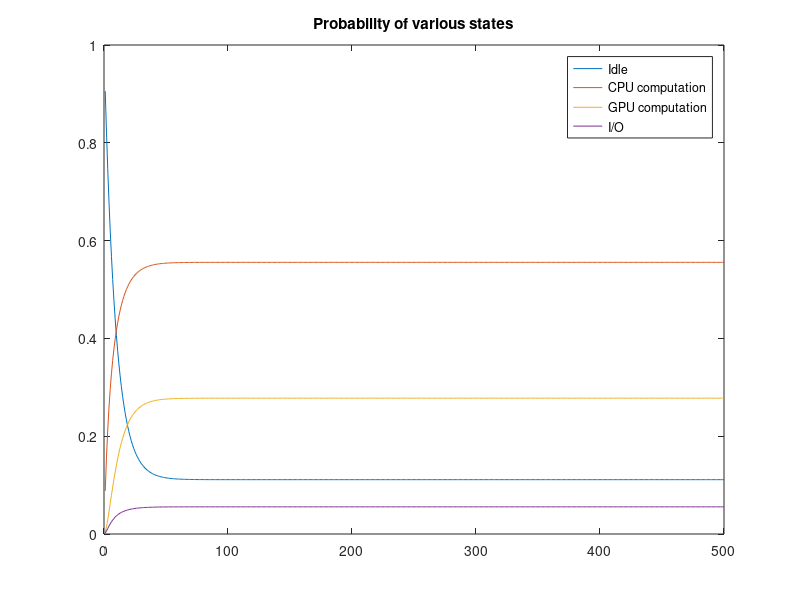
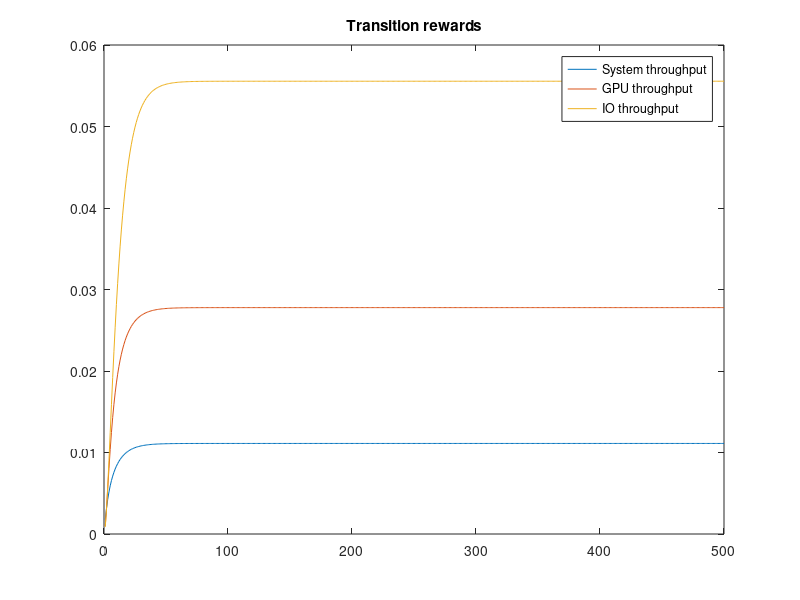
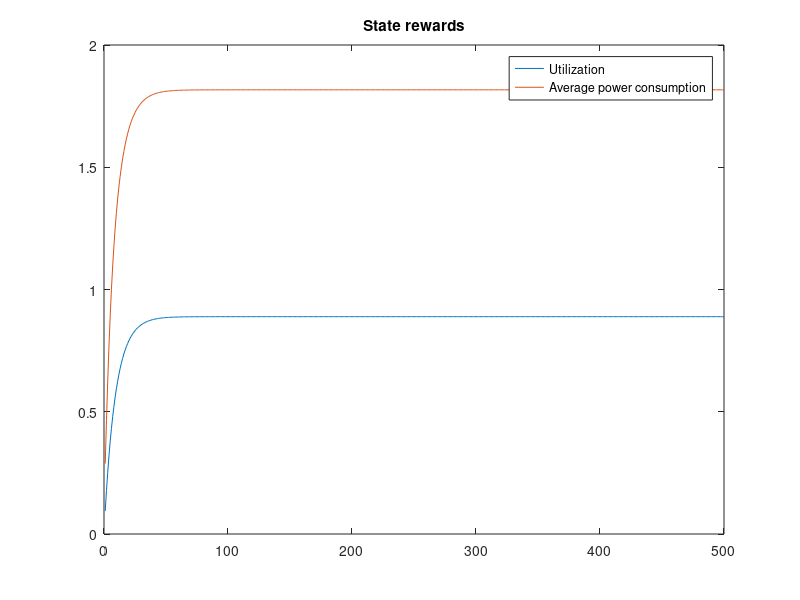

Reproduce these figures in MATLAB, in order. (Note: this script raises an error after producing the figures.)
%% Exercise
clc, clear

energyIdle = 0.1;
energyCPU = 2;
energyIO = 0.5;
energyGPU = 10;

newJob = 1/10;
returnIdle = 1/50;
goingIO = 1/10;
returnCPUFromIO = 1/5;
goingGPU = 1/20;
returnCPUFromGPU = 1/2;

Q = [-newJob, newJob, 0, 0;
    returnIdle, -returnIdle - goingIO - goingGPU, goingIO, goingGPU;
    0, returnCPUFromIO, -returnCPUFromIO, 0;
    0, returnCPUFromGPU, 0, -returnCPUFromGPU];

systemThroughput = [0, 0, 0, 0;
                    1, 0, 0, 0;
                    0, 0, 0, 0;
                    0, 0, 0, 0];

GPUThroughput = [0, 0, 0, 0;
                 0, 0, 0, 0;
                 0, 0, 0, 0;
                 0, 1, 0, 0];

IOThroughput = [0, 0, 0, 0;
                0, 0, 0, 0;
                0, 1, 0, 0;
                0, 0, 0, 0];

pi0 = [1, 0, 0, 0];

Tmax = 500;

j = 1;
for i = 1:Tmax
    t(j,1) = i;
    pit(j,:) = pi0 * expm(Q * i);

    troughputSystem(j,1) = 0;

    for ii = 1:4
        for jj = 1:4
            if ii ~= jj
                troughputSystem(j,1) = troughputSystem(j,1) + pit(j,ii) * Q(ii,jj) * systemThroughput(ii, jj);
            end
        end
    end

    troughputGPU(j,1) = 0;
    
    for ii = 1:4
        for jj = 1:4
            if ii ~= jj
                troughputGPU(j,1) = troughputGPU(j,1) + pit(j,ii) * Q(ii,jj) * GPUThroughput(ii, jj);
            end
        end
    end

    troughputIO(j,1) = 0;

    for ii = 1:4
        for jj = 1:4
            if ii ~= jj
                troughputIO(j,1) = troughputIO(j,1) + pit(j,ii) * Q(ii,jj) * IOThroughput(ii, jj);
            end
        end
    end
    j = j + 1;
end



QCheck = [ones(4,1), Q(:, 2:4)];

u = [1, 0, 0, 0];

pis = u * inv(QCheck);



figure
plot(t, pit, "-");
legend("Idle", "CPU computation", "GPU computation", "I/O");
title("Probability of various states");

figure
plot(t, troughputSystem, "-", t, troughputGPU, "-", t, troughputIO, "-");
legend("System throughput", "GPU throughput", "IO throughput");
title("Transition rewards");



alphaUtilization = [0, 1, 1, 1];
powerUtilizationTransient = pit * alphaUtilization';
powerUtilizationSteady = max(pit * alphaUtilization');

alphaPowerConsumption = [energyIdle, energyCPU, energyIO, energyGPU];
averagePowerConsumptionTransient = pit * alphaPowerConsumption';
averagePowerConsumptionSteady = max(pit * alphaPowerConsumption');

figure
plot(t, powerUtilizationTransient, "-", t, averagePowerConsumptionTransient, "-");
legend("Utilization", "Average power consumption");
title("State rewards");



systemThroughputSteady = sum((Q .* systemThroughput)') * pis';

GPUThroughputSteady = sum((Q .* GPUThroughput)') * pis';

IOThroughputSteady = sum((Q .* IOThroughput)') * pis';

%% Check

pCheck = sum(pis);

if (round(pCheck,3) ~= round(1,3))
    error("Probability not corrispondent!")
end

if (round(powerUtilizationSteady,3) ~= round(powerUtilizationTransient(end,1),3))
    error("Probability not corrispondent!")
end

if (round(averagePowerConsumptionSteady,3) ~= round(averagePowerConsumptionTransient(end,1),3))
    error("Probability not corrispondent!")
end

if (round(systemThroughputSteady,3) ~= round(troughputSystem(end:1),3))
    error("Probability not corrispondent!")
end

if (round(GPUThroughputSteady,3) ~= round(troughputGPU(end:1),3))
    error("Probability not corrispondent!")
end

if (round(IOThroughputSteady,3) ~= round(troughputIO(end:1),3))
    error("Probability not corrispondent!")
end

fprintf(1, "Power utilization:")
powerUtilizationSteady
fprintf(1, "Average Power consumption:")
averagePowerConsumptionSteady
fprintf(1, "System throughput:")
systemThroughputSteady
fprintf(1, "GPU throughput:")
GPUThroughputSteady
fprintf(1, "IO throughput:")
IOThroughputSteady